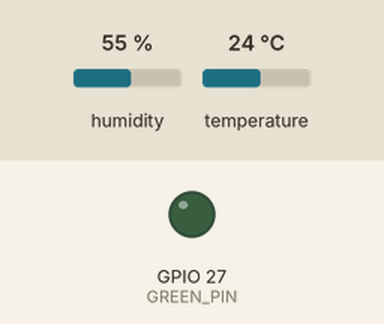
Simulated run of this program. Board: Raspberry Pi (BCM pin numbers). On the bench: output pins drawn as LEDs (lit = HIGH). Dashed ring = blinking. The inputs (shaded band) are chosen by the test bench; at power-on: humidity 55 %, temperature 24 °C. No MQTT or app messages arrive unless stated. At 3.7 s the program stops and its outputs stay as they are.

Above: at 0.3 s.
At 1.9 s:
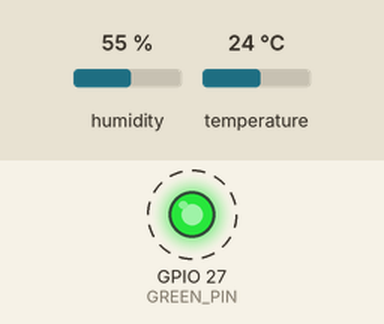
Timing chart, 0 to 3.0 s (numbered marks = the images above):
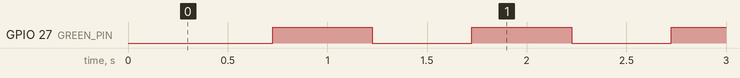

The program:

SendData.py
```python
import RPi.GPIO as GPIO
import os
import time
import Adafruit_DHT
import paho.mqtt.publish as publish

instance_id = os.getenv("RASPLAB_INSTANCE_IDENTIFIER")
humidity, temperature = Adafruit_DHT.read_retry(Adafruit_DHT.DHT11, 4)

GREEN_PIN = 27
RED_PIN = 22
SIGNAL_PIN = GREEN_PIN

if temperature is None:
	SIGNAL_PIN = RED_PIN
else:
	publish.single(
	        "mqtt/collect-temperature",
	        f"{{ \"Source\": {instance_id}, \"Temperature\": {temperature}, \"Humidity\": {humidity} }}",
	        hostname = os.getenv("RASPLAB_MOSQUITTO_SERVER_IP"),
	        auth = {
	                "username": "mosquitto_user",
	                "password": os.getenv("RASPLAB_MOSQUITTO_USER_PASSWORD")
	        }
	)

try:
	GPIO.setmode(GPIO.BCM)

	GPIO.setwarnings(False)
	GPIO.setup(SIGNAL_PIN, GPIO.OUT)

	for i in range(1, 4):
		GPIO.output(SIGNAL_PIN, GPIO.HIGH)
		time.sleep(0.5)
		GPIO.output(SIGNAL_PIN, GPIO.LOW)
		time.sleep(0.5)

	GPIO.cleanup()

except KeyboardInterrupt:
	GPIO.cleanup()
```

Measured:
- by itself, GPIO 27 (GREEN_PIN): alternates HIGH for 0.50 s and LOW for 0.50 s, 6 changes in all, then stays LOW
